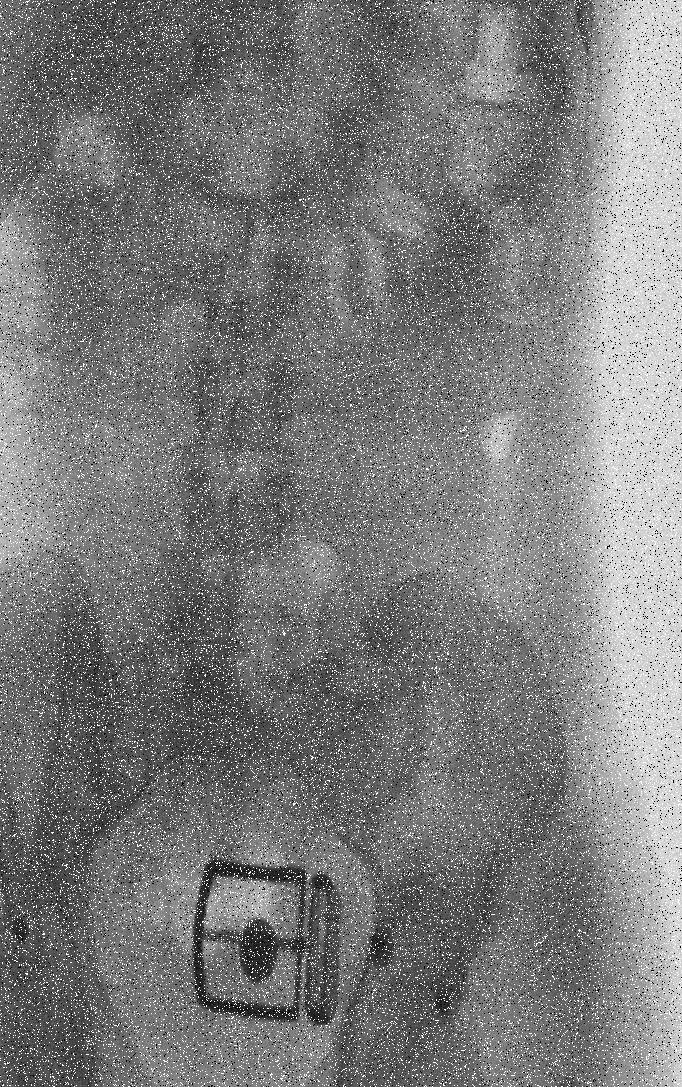
#> input picture HW3/Noisy_Spine.png, 682 x 1087 px
$ jupyter execute Q4.ipynb
#> lines starting #> are read from the running program, lines starting #| are printed output that depends on the picture
[cell 1]
import cv2
import numpy as np
import matplotlib.pyplot as plt

[cell 2]
image = cv2.imread('Noisy_Spine.png',0)
#> image is the input picture: shape (1087, 682); min 0, max 255, mean 123.5

[cell 3]
average5 = cv2.blur(image,(5,5))

حذف نویز های بزرگ

[cell 4]
average3 = cv2.blur(average5,(3,3))

حذف نویز های کوچکتر

[cell 5]
kernel = [[-1,-1,-1],
          [-1,8,-1],
          [-1,-1,-1]]
kernel = np.array(kernel)
laplacian = cv2.filter2D(average3, -1, kernel)
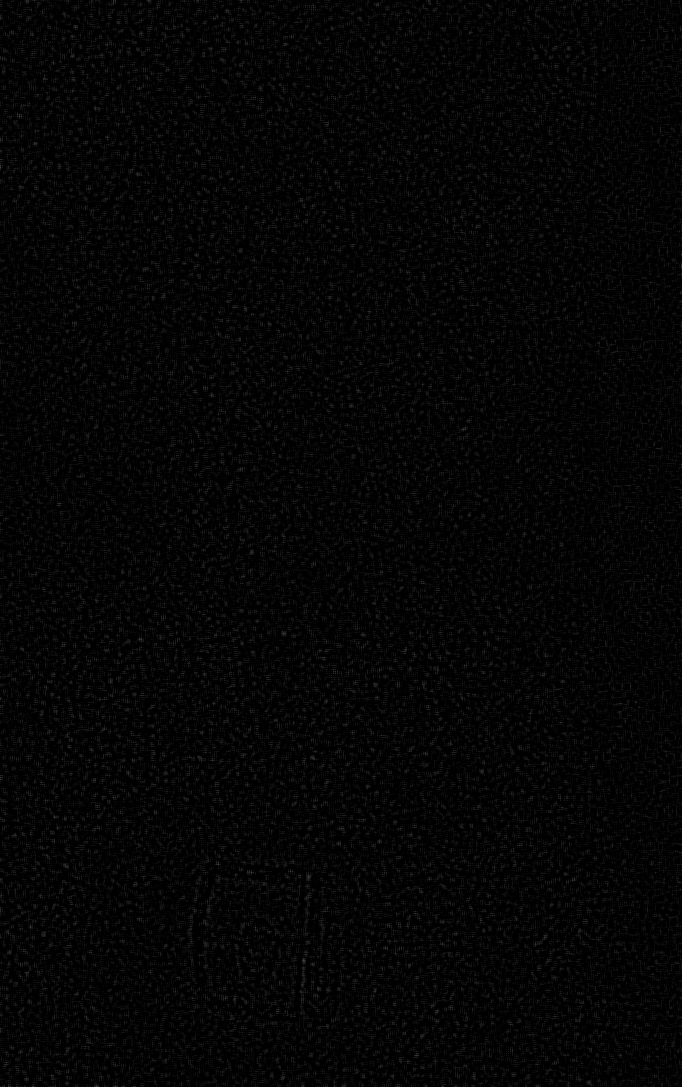
#> laplacian: shape (1087, 682); min 0, max 69, mean 4.7

[cell 6]
laplacian = average3-laplacian
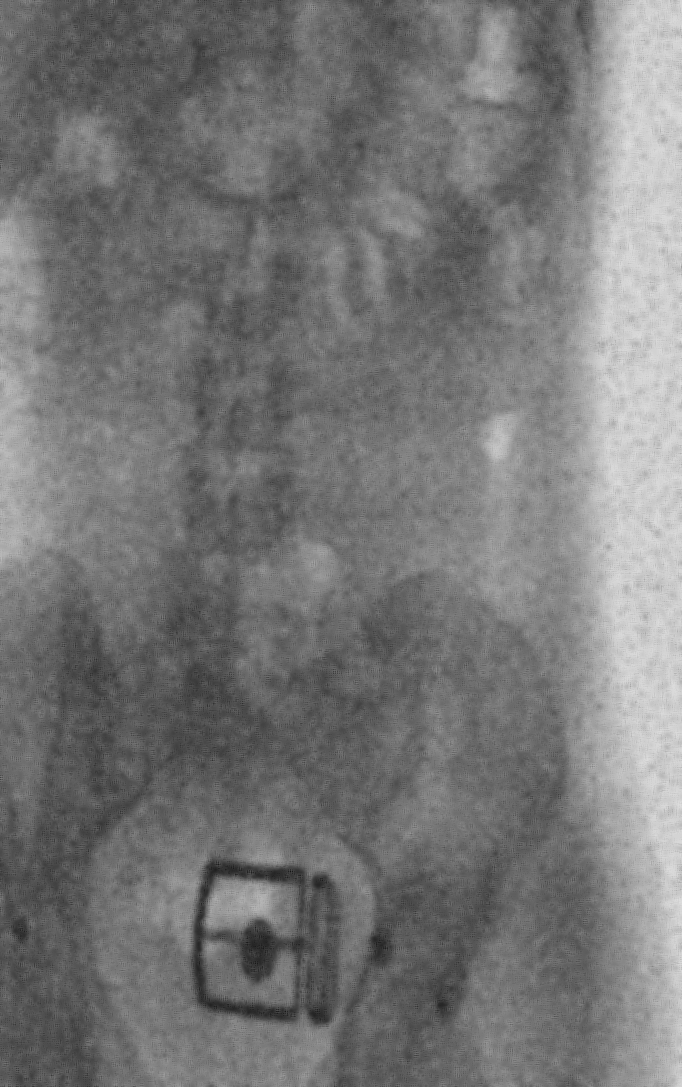
#> laplacian: shape (1087, 682); min 21, max 222, mean 118.8

برگرداندن نرمی تصویر

[cell 7]
plt.figure(figsize=(15,15))
plt.subplot(2,2,1),plt.imshow(image,cmap = 'gray')
plt.title('Original'), plt.xticks([]), plt.yticks([])
plt.subplot(2,2,2),plt.imshow(average5,cmap = 'gray')
plt.title('Average 5x5'), plt.xticks([]), plt.yticks([])
plt.subplot(2,2,3),plt.imshow(average3,cmap = 'gray')
plt.title('Average 3x3'), plt.xticks([]), plt.yticks([])
plt.subplot(2,2,4),plt.imshow(laplacian,cmap = 'gray')
plt.title('Laplacian'), plt.xticks([]), plt.yticks([])
plt.show()
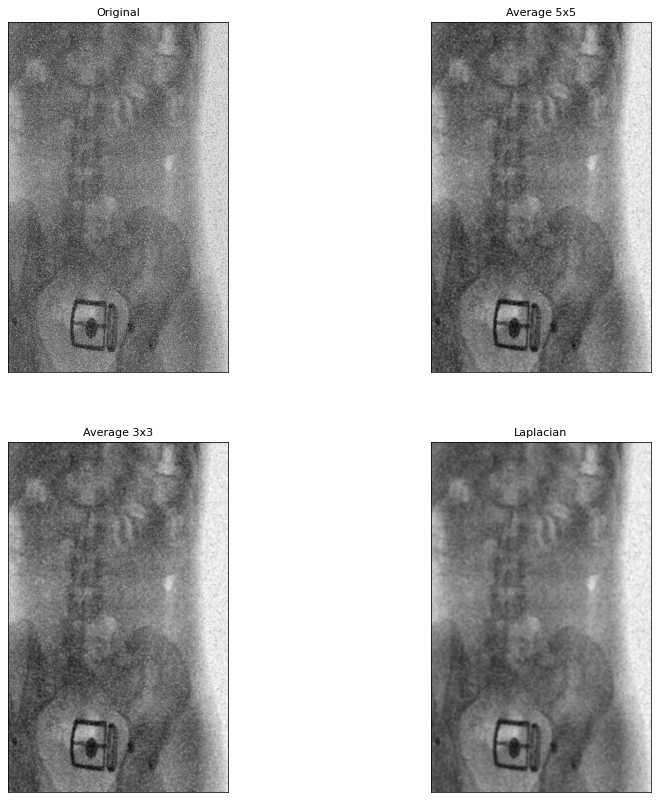
#> figure drawn by matplotlib, 4 panels

[cell 8]
average3 = cv2.blur(image,(3,3))
average5 = cv2.blur(average3,(5,5))
laplacian = cv2.filter2D(average5, -1, kernel)
laplacian = average5-laplacian
plt.figure(figsize=(5,9))
plt.imshow(laplacian, cmap='gray')
plt.xticks([]), plt.yticks([])
plt.show()

$ run again, with HW3/MRI.png copied over HW3/Noisy_Spine.png
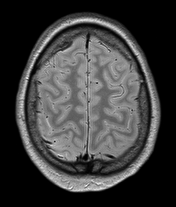
#> input picture HW3/MRI.png, 176 x 207 px
#> image is the input picture: shape (207, 176); min 0, max 255, mean 60.8
#> `laplacian = cv2.filter2D(average3, -1, kernel)`:
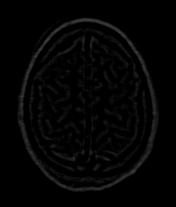
#> laplacian: shape (207, 176); min 0, max 64, mean 4
#> `plt.show()`:
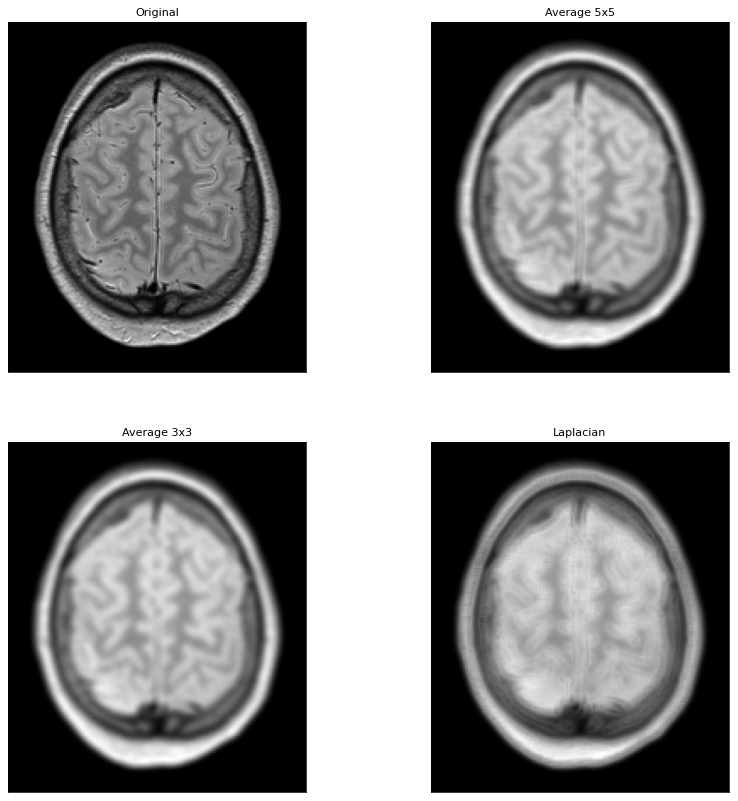
#> figure drawn by matplotlib, 4 panels
